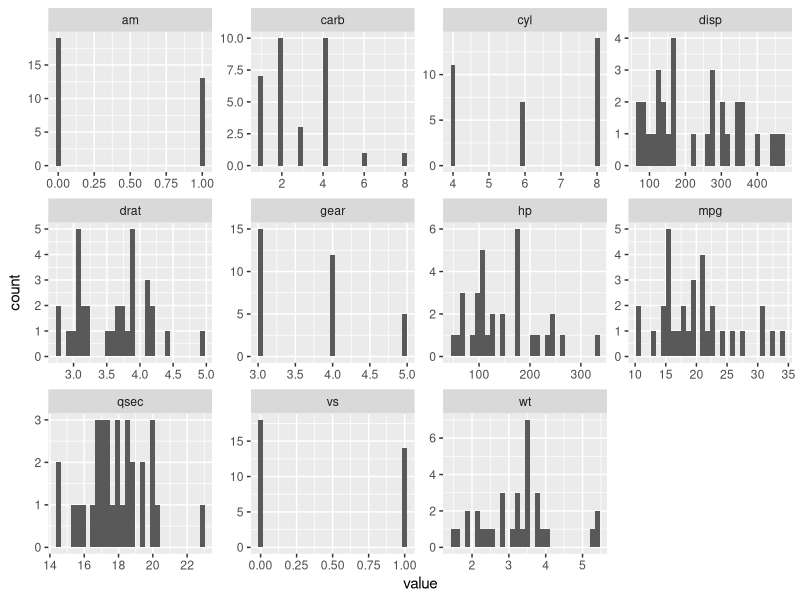
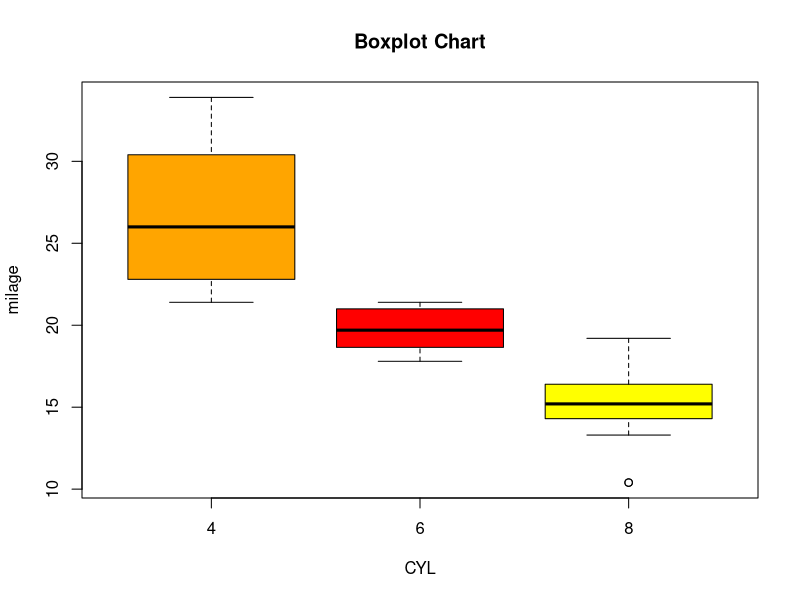

Write R code to recreate these figures, in order.
View(mtcars)
library(purrr)
library(tidyr)
library(ggplot2)
mtcars %>%keep(is.numeric) %>%gather() %>% ggplot(aes(value)) +facet_wrap(~ key, scales = "free") +geom_histogram()
boxplot(mtcars$mpg~mtcars$cyl,main="Boxplot Chart",xlab="CYL",ylab="milage",col=c("orange","red","yellow"))
